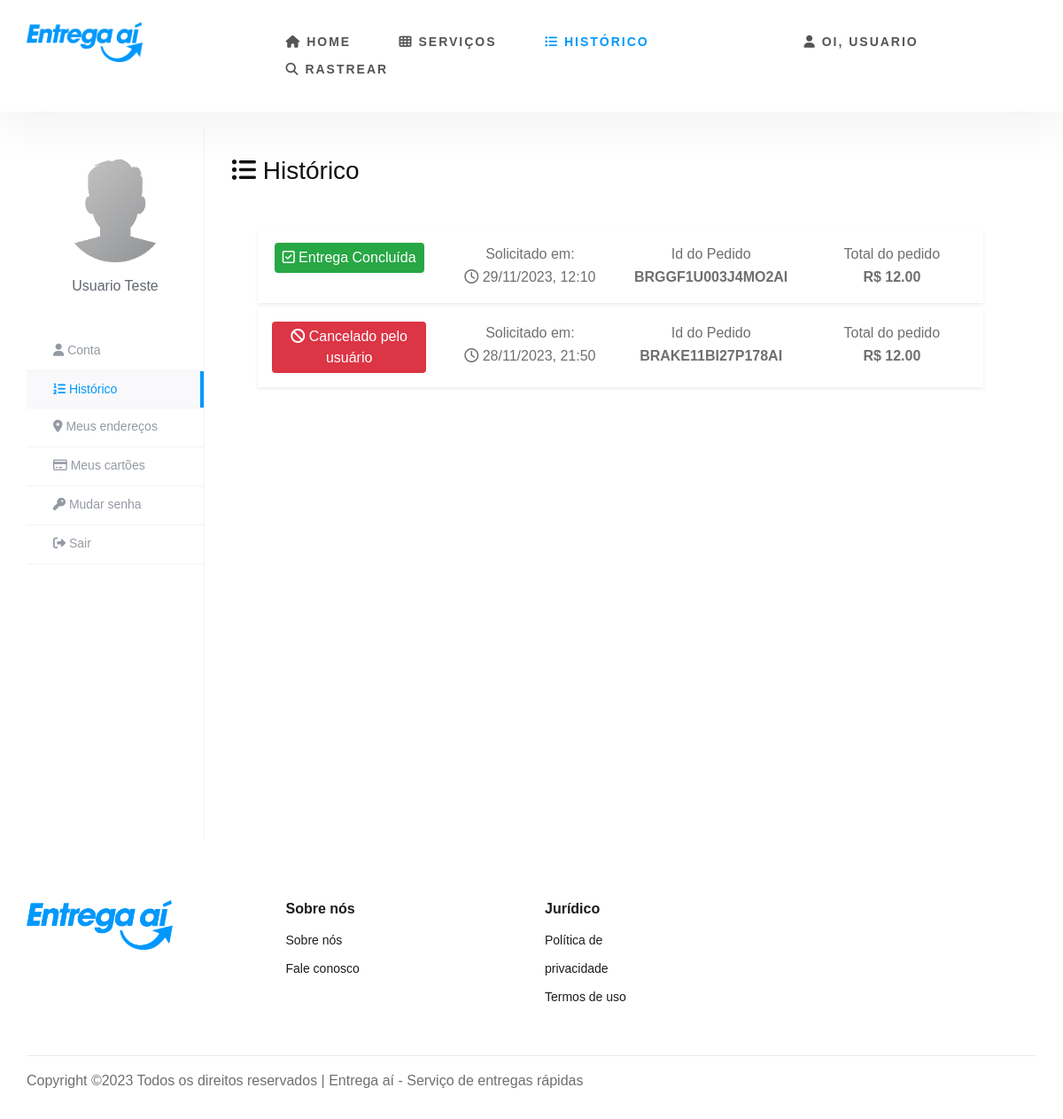
The app's page /usuario/historico (signed in) with its own data.
### tables this page shows
CREATE TABLE `deliveries` (
  `id` int(11) NOT NULL,
  `delivery_id` varchar(17) NOT NULL,
  `user_id` int(11) DEFAULT NULL,
  `driver_id` int(11) DEFAULT NULL,
  `sender_latitude` varchar(100) NOT NULL,
  `sender_longitude` varchar(100) NOT NULL,
  `sender_address_details` varchar(255) NOT NULL,
  `sender_house_number` int(10) NOT NULL,
  `recipient_name` varchar(255) NOT NULL,
  `recipient_latitude` varchar(100) NOT NULL,
  `recipient_longitude` varchar(100) NOT NULL,
  `recipient_address_details` varchar(255) NOT NULL,
  `recipient_house_number` varchar(20) NOT NULL,
  `vehicle_type_id` int(11) NOT NULL,
  `vehicle_id` int(11) NOT NULL,
  `weight` varchar(10) NOT NULL,
  `total_km` varchar(255) NOT NULL,
  `total_price` decimal(10,2) NOT NULL,
  `delivery_status_id` int(11) NOT NULL DEFAULT 1,
  `delivery_details` text DEFAULT NULL,
  `delivery_date` datetime DEFAULT NULL,
  `current_latitude` varchar(255) NOT NULL,
  `current_longitude` varchar(255) NOT NULL,
  `created_at` timestamp NOT NULL DEFAULT current_timestamp(),
  `updated_at` timestamp NOT NULL DEFAULT current_timestamp() ON UPDATE current_timestamp()
);

CREATE TABLE `delivery_status` (
  `id` int(11) NOT NULL,
  `status_name` varchar(100) NOT NULL,
  `status_description` text DEFAULT NULL,
  `icon` varchar(255) NOT NULL,
  `css_class` varchar(50) NOT NULL,
  `created_at` timestamp NOT NULL DEFAULT current_timestamp(),
  `updated_at` timestamp NOT NULL DEFAULT current_timestamp() ON UPDATE current_timestamp()
);

### app/views/users/historic.php (the view, shortened to what the rows shown need)
<div class="container">
    <div class="view-account">
       <section class="module">
          <div class="module-inner">
             <div class="content-panel">
                <div class="d-sm-flex align-items-center justify-content-between">
                   <h1 class="h3 mb-4 text-gray-800"><i class="fa fa-list-ul"></i> Histórico</h1>
                </div>
                <div class="container">
                   <?php
                     if(empty($deliveries)){ ?>
                     <div class="text-center">
                        <img src="<?= IMG ?>/no_data.svg" style="width: 15%;" class="img-fluid ">
                        <p class="mt-4 mb-4">Você ainda não solicitou nenhum serviço!</p>
                     </div>
                     <?php
                     }else{
                     foreach($deliveries as $delivery){ ?>
                        <div class="delivery-area col-md-12">
                            <a href="#" data-toggle="modal" data-target="#<?= $delivery->getDelivery_id() ?>" class="text-decoration-none text-dark">
                                <div class="space-area shadow-sm p-3">
                                    <div class="row justify-content-center">
                                        <div class="col-md-6 col-lg-3 mb-3 mb-lg-0 text-center">
                                            <p class="btn <?= $delivery->getDelivery_Css_Class(); ?> py-1 px-2 mb-0 text-white">
                                                <i class="fa <?= $delivery->getDelivery_Icon(); ?>" aria-hidden="true"></i> <?= $delivery->getDelivery_Status_Name(); ?>
                                            </p>
                                        </div>
                                        <div class="col-md-6 col-lg-3 mb-3 mb-lg-0 text-center text-muted">
                                            <p class="mb-0">Solicitado em:</p>
                                            <p class="mb-0"><i class="far fa-clock" aria-hidden="true"></i> <?= date('d/m/Y, H:i', strtotime($delivery->getCreated_at())); ?></p>
                                        </div>
                                        <div class="col-md-6 col-lg-3 mb-3 mb-lg-0 text-center text-muted">
                                            <p class="mb-0">Id do Pedido</p>
                                            <p class="mb-0">
                                                <span class="font-weight-bold"><?= $delivery->getDelivery_id(); ?></span>
                                            </p>
                                        </div>
                                        <div class="col-md-6 col-lg-3 text-center text-muted">
                                            <p class="mb-0">Total do pedido</p>
                                            <p class="mb-0">
                                                <span class="font-weight-bold">R$ <?= number_format($delivery->getTotal_price(), 2, '.', ','); ?></span>
                                            </p>
                                        </div>
                                    </div>
                                </div>
                            </a>
                        </div>
                     <?php }} ?>
                </div>
             </div>
       </section>
    </div>
</div>

### records on screen
deliveries: delivery_status.status_name "Entrega Concluída", created_at "29/11/2023, 12:10", delivery "BRGGF1U003J4MO2AI", total_price "12.00"
deliveries: delivery_status.status_name "Cancelado pelo usuário", created_at "28/11/2023, 21:50", delivery "BRAKE11BI27P178AI", total_price "12.00"

### other values on screen
$_SESSION['first_name'] "USUARIO"
$_SESSION['user_name'] "Usuario Teste"
